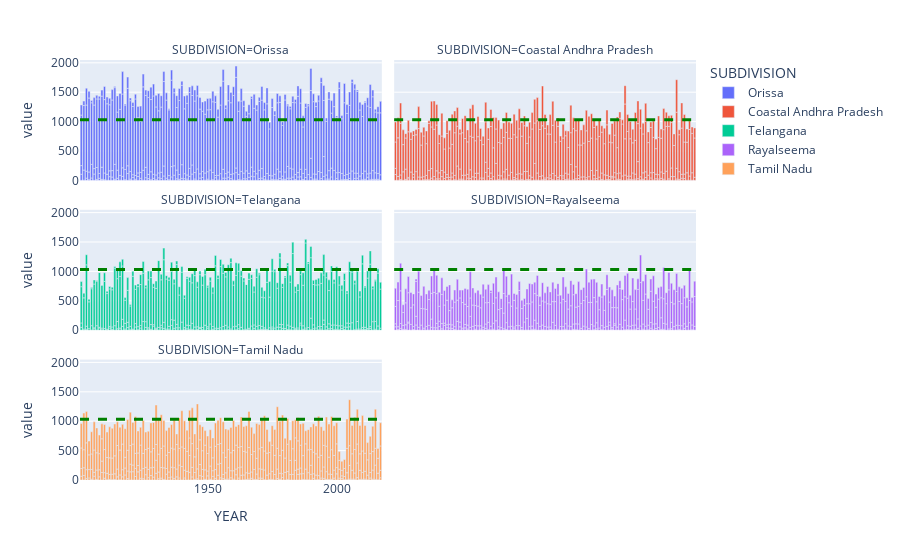

Notebook source saved alongside this figure:
### Code cell
fig = px.bar(df_eg_melt, x="YEAR", y="value", color="SUBDIVISION", facet_col="SUBDIVISION", facet_col_wrap=2)
fig.add_hline(y=df_eg_melt["ANNUAL"].mean(), line_width=3, line_dash="dash", line_color="green")

fig.show()

### Figure 1 — Plotly figure (JSON) as saved in the notebook; plotly's stock layout.template omitted (floating-point values rounded to 4 significant figures; data arrays with more than 128 entries replaced by an {"elided": "..."} marker saying what was removed)
{"data": [{"alignmentgroup": "True", "hovertemplate": "SUBDIVISION=Orissa<br>YEAR=%{x}<br>value=%{y}<extra></extra>", "legendgroup": "Orissa", "marker": {"color": "#636efa", "pattern": {"shape": ""}}, "name": "Orissa", "offsetgroup": "Orissa", "orientation": "v", "showlegend": true, "textposition": "auto", "type": "bar", "x": {"elided": "468 int values"}, "xaxis": "x5", "y": {"elided": "468 float values"}, "yaxis": "y5"}, {"alignmentgroup": "True", "hovertemplate": "SUBDIVISION=Coastal Andhra Pradesh<br>YEAR=%{x}<br>value=%{y}<extra></extra>", "legendgroup": "Coastal Andhra Pradesh", "marker": {"color": "#EF553B", "pattern": {"shape": ""}}, "name": "Coastal Andhra Pradesh", "offsetgroup": "Coastal Andhra Pradesh", "orientation": "v", "showlegend": true, "textposition": "auto", "type": "bar", "x": {"elided": "468 int values"}, "xaxis": "x6", "y": {"elided": "468 float values"}, "yaxis": "y6"}, {"alignmentgroup": "True", "hovertemplate": "SUBDIVISION=Telangana<br>YEAR=%{x}<br>value=%{y}<extra></extra>", "legendgroup": "Telangana", "marker": {"color": "#00cc96", "pattern": {"shape": ""}}, "name": "Telangana", "offsetgroup": "Telangana", "orientation": "v", "showlegend": true, "textposition": "auto", "type": "bar", "x": {"elided": "468 int values"}, "xaxis": "x3", "y": {"elided": "468 float values"}, "yaxis": "y3"}, {"alignmentgroup": "True", "hovertemplate": "SUBDIVISION=Rayalseema<br>YEAR=%{x}<br>value=%{y}<extra></extra>", "legendgroup": "Rayalseema", "marker": {"color": "#ab63fa", "pattern": {"shape": ""}}, "name": "Rayalseema", "offsetgroup": "Rayalseema", "orientation": "v", "showlegend": true, "textposition": "auto", "type": "bar", "x": {"elided": "468 int values"}, "xaxis": "x4", "y": {"elided": "468 float values"}, "yaxis": "y4"}, {"alignmentgroup": "True", "hovertemplate": "SUBDIVISION=Tamil Nadu<br>YEAR=%{x}<br>value=%{y}<extra></extra>", "legendgroup": "Tamil Nadu", "marker": {"color": "#FFA15A", "pattern": {"shape": ""}}, "name": "Tamil Nadu", "offsetgroup": "Tamil Nadu", "orientation": "v", "showlegend": true, "textposition": "auto", "type": "bar", "x": {"elided": "468 int values"}, "xaxis": "x", "y": {"elided": "468 float values"}, "yaxis": "y"}], "layout": {"annotations": [{"showarrow": false, "text": "SUBDIVISION=Tamil Nadu", "x": 0.245, "xanchor": "center", "xref": "paper", "y": 0.2867, "yanchor": "bottom", "yref": "paper"}, {"showarrow": false, "text": "SUBDIVISION=Telangana", "x": 0.245, "xanchor": "center", "xref": "paper", "y": 0.6433, "yanchor": "bottom", "yref": "paper"}, {"showarrow": false, "text": "SUBDIVISION=Rayalseema", "x": 0.755, "xanchor": "center", "xref": "paper", "y": 0.6433, "yanchor": "bottom", "yref": "paper"}, {"showarrow": false, "text": "SUBDIVISION=Orissa", "x": 0.245, "xanchor": "center", "xref": "paper", "y": 1.0, "yanchor": "bottom", "yref": "paper"}, {"showarrow": false, "text": "SUBDIVISION=Coastal Andhra Pradesh", "x": 0.755, "xanchor": "center", "xref": "paper", "y": 1.0, "yanchor": "bottom", "yref": "paper"}], "barmode": "relative", "legend": {"title": {"text": "SUBDIVISION"}, "tracegroupgap": 0}, "margin": {"t": 60}, "shapes": [{"line": {"color": "green", "dash": "dash", "width": 3}, "type": "line", "x0": 0, "x1": 1, "xref": "x domain", "y0": 1033.0, "y1": 1033.0, "yref": "y"}, {"line": {"color": "green", "dash": "dash", "width": 3}, "type": "line", "x0": 0, "x1": 1, "xref": "x3 domain", "y0": 1033.0, "y1": 1033.0, "yref": "y3"}, {"line": {"color": "green", "dash": "dash", "width": 3}, "type": "line", "x0": 0, "x1": 1, "xref": "x4 domain", "y0": 1033.0, "y1": 1033.0, "yref": "y4"}, {"line": {"color": "green", "dash": "dash", "width": 3}, "type": "line", "x0": 0, "x1": 1, "xref": "x5 domain", "y0": 1033.0, "y1": 1033.0, "yref": "y5"}, {"line": {"color": "green", "dash": "dash", "width": 3}, "type": "line", "x0": 0, "x1": 1, "xref": "x6 domain", "y0": 1033.0, "y1": 1033.0, "yref": "y6"}], "xaxis": {"anchor": "y", "domain": [0, 0.49], "title": {"text": "YEAR"}}, "xaxis2": {"anchor": "y2", "domain": [0.51, 1], "matches": "x", "title": {"text": "YEAR"}}, "xaxis3": {"anchor": "y3", "domain": [0, 0.49], "matches": "x", "showticklabels": false}, "xaxis4": {"anchor": "y4", "domain": [0.51, 1], "matches": "x", "showticklabels": false}, "xaxis5": {"anchor": "y5", "domain": [0, 0.49], "matches": "x", "showticklabels": false}, "xaxis6": {"anchor": "y6", "domain": [0.51, 1], "matches": "x", "showticklabels": false}, "yaxis": {"anchor": "x", "domain": [0, 0.2867], "title": {"text": "value"}}, "yaxis2": {"anchor": "x2", "domain": [0, 0.2867], "matches": "y", "showticklabels": false}, "yaxis3": {"anchor": "x3", "domain": [0.3567, 0.6433], "matches": "y", "title": {"text": "value"}}, "yaxis4": {"anchor": "x4", "domain": [0.3567, 0.6433], "matches": "y", "showticklabels": false}, "yaxis5": {"anchor": "x5", "domain": [0.7133, 1.0], "matches": "y", "title": {"text": "value"}}, "yaxis6": {"anchor": "x6", "domain": [0.7133, 1.0], "matches": "y", "showticklabels": false}}}
